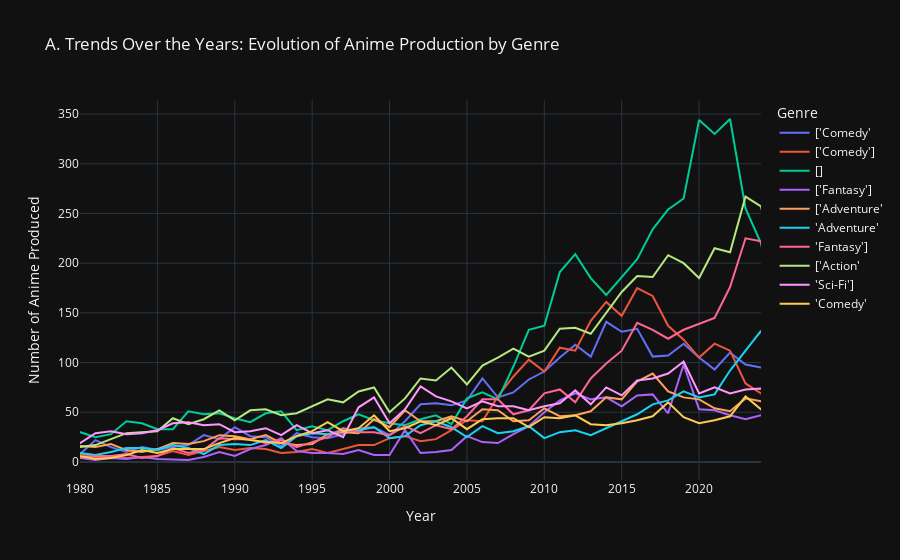

The cell this chart's notebook holds for it:
### Code cell
# 1. CLEANING THE YEARS
# Ensure start_year is numeric and remove missing values
anime_clean = anime_clean.dropna(subset=['start_year'])
anime_clean['start_year'] = anime_clean['start_year'].astype(int)

# 2. EXPLODING THE GENRES
# Convert "Action, Comedy" string into a list ['Action', 'Comedy'], then explode into rows
# Note: Adjust the column name 'genres' if your dataset uses 'genre'
anime_exploded = anime_clean.assign(genres=anime_clean['genres'].str.split(', ')).explode('genres')

# 3. FILTERING (CRITICAL STEP)
# There are too many genres to plot them all. Let's keep only the Top 10 most popular.
top_genres = anime_exploded['genres'].value_counts().head(10).index
filtered_data = anime_exploded[anime_exploded['genres'].isin(top_genres)]

# 4. AGGREGATION (The GroupBy Step)
# We group by Year and Genre to get the count
genre_trends = filtered_data.groupby(['start_year', 'genres']).size().reset_index(name='count')

# OPTIONAL: Get Average Score instead of Count
genre_scores = filtered_data.groupby(['start_year', 'genres'])['score'].mean().reset_index(name='avg_score')
# Create an interactive Line Chart

fig_volume = px.line(
    genre_trends,
    x='start_year',
    y='count',
    color='genres',
    title='A. Trends Over the Years: Evolution of Anime Production by Genre',
    labels={'start_year': 'Year', 'count': 'Number of Anime Produced', 'genres': 'Genre'},
    template="plotly_dark" # Optional: Looks good for anime themes
)

# Refine the layout to handle the x-axis range better
fig_volume.update_xaxes(range=[1980, 2024]) # Focus on the modern era
fig_volume.show()


#TODO REMOVE ALL THE BLANK LINES (e.g. [])

### Figure 1 — Plotly figure (JSON) as saved in the notebook; plotly's stock layout.template omitted (floating-point values rounded to 4 significant figures)
{"data": [{"hovertemplate": "Genre=['Comedy'<br>Year=%{x}<br>Number of Anime Produced=%{y}<extra></extra>", "legendgroup": "['Comedy'", "line": {"color": "#636efa", "dash": "solid"}, "marker": {"symbol": "circle"}, "mode": "lines", "name": "['Comedy'", "orientation": "v", "showlegend": true, "type": "scatter", "x": [1917, 1928, 1930, 1933, 1935, 1936, 1940, 1954, 1958, 1963, 1965, 1966, 1967, 1968, 1969, 1970, 1971, 1972, 1973, 1974, 1975, 1976, 1977, 1978, 1979, 1980, 1981, 1982, 1983, 1984, 1985, 1986, 1987, 1988, 1989, 1990, 1991, 1992, 1993, 1994, 1995, 1996, 1997, 1998, 1999, 2000, 2001, 2002, 2003, 2004, 2005, 2006, 2007, 2008, 2009, 2010, 2011, 2012, 2013, 2014, 2015, 2016, 2017, 2018, 2019, 2020, 2021, 2022, 2023, 2024, 2025, 2026], "xaxis": "x", "y": [1, 2, 1, 1, 1, 2, 1, 1, 1, 1, 2, 3, 3, 2, 4, 4, 3, 1, 3, 4, 1, 2, 1, 1, 3, 8, 22, 15, 10, 15, 12, 15, 17, 27, 23, 35, 26, 25, 16, 29, 25, 24, 28, 34, 35, 27, 41, 58, 59, 57, 62, 84, 65, 70, 83, 91, 105, 118, 106, 141, 131, 134, 106, 107, 119, 105, 93, 110, 98, 95, 91, 27], "yaxis": "y"}, {"hovertemplate": "Genre=['Comedy']<br>Year=%{x}<br>Number of Anime Produced=%{y}<extra></extra>", "legendgroup": "['Comedy']", "line": {"color": "#EF553B", "dash": "solid"}, "marker": {"symbol": "circle"}, "mode": "lines", "name": "['Comedy']", "orientation": "v", "showlegend": true, "type": "scatter", "x": [1917, 1918, 1924, 1926, 1927, 1929, 1931, 1932, 1934, 1935, 1936, 1941, 1942, 1943, 1944, 1948, 1953, 1954, 1955, 1957, 1958, 1959, 1961, 1965, 1966, 1967, 1968, 1969, 1970, 1971, 1972, 1973, 1974, 1975, 1976, 1977, 1978, 1980, 1981, 1982, 1983, 1984, 1985, 1986, 1987, 1988, 1989, 1990, 1991, 1992, 1993, 1994, 1995, 1996, 1997, 1998, 1999, 2000, 2001, 2002, 2003, 2004, 2005, 2006, 2007, 2008, 2009, 2010, 2011, 2012, 2013, 2014, 2015, 2016, 2017, 2018, 2019, 2020, 2021, 2022, 2023, 2024, 2025, 2026], "xaxis": "x", "y": [11, 1, 1, 2, 1, 1, 3, 2, 2, 1, 2, 2, 1, 1, 1, 2, 1, 1, 1, 2, 1, 1, 1, 3, 4, 4, 5, 2, 4, 3, 2, 2, 4, 2, 1, 3, 2, 8, 5, 5, 4, 5, 6, 11, 7, 11, 15, 12, 14, 13, 9, 10, 13, 9, 13, 17, 17, 24, 26, 21, 23, 32, 42, 41, 66, 86, 103, 91, 115, 112, 142, 161, 147, 175, 167, 137, 123, 105, 119, 112, 79, 69, 57, 2], "yaxis": "y"}, {"hovertemplate": "Genre=[]<br>Year=%{x}<br>Number of Anime Produced=%{y}<extra></extra>", "legendgroup": "[]", "line": {"color": "#00cc96", "dash": "solid"}, "marker": {"symbol": "circle"}, "mode": "lines", "name": "[]", "orientation": "v", "showlegend": true, "type": "scatter", "x": [1917, 1918, 1922, 1923, 1924, 1925, 1926, 1927, 1928, 1929, 1930, 1931, 1932, 1933, 1934, 1935, 1936, 1937, 1938, 1941, 1942, 1943, 1946, 1947, 1948, 1949, 1950, 1951, 1952, 1953, 1954, 1955, 1956, 1957, 1958, 1959, 1960, 1961, 1962, 1963, 1964, 1965, 1966, 1967, 1968, 1969, 1970, 1971, 1972, 1973, 1974, 1975, 1976, 1977, 1978, 1979, 1980, 1981, 1982, 1983, 1984, 1985, 1986, 1987, 1988, 1989, 1990, 1991, 1992, 1993, 1994, 1995, 1996, 1997, 1998, 1999, 2000, 2001, 2002, 2003, 2004, 2005, 2006, 2007, 2008, 2009, 2010, 2011, 2012, 2013, 2014, 2015, 2016, 2017, 2018, 2019, 2020, 2021, 2022, 2023, 2024, 2025, 2026, 2027], "xaxis": "x", "y": [2, 4, 1, 1, 3, 4, 2, 1, 4, 3, 3, 8, 5, 3, 4, 6, 2, 1, 2, 1, 2, 2, 1, 3, 2, 1, 2, 2, 2, 3, 3, 5, 11, 6, 19, 21, 13, 24, 23, 18, 25, 22, 16, 12, 19, 16, 18, 13, 18, 16, 19, 16, 21, 21, 25, 22, 30, 25, 28, 41, 39, 33, 33, 51, 48, 49, 44, 40, 49, 51, 32, 36, 32, 41, 48, 42, 39, 37, 43, 47, 38, 64, 70, 63, 96, 133, 137, 191, 209, 185, 168, 186, 204, 234, 254, 265, 344, 330, 345, 255, 220, 149, 10, 2], "yaxis": "y"}, {"hovertemplate": "Genre=['Fantasy']<br>Year=%{x}<br>Number of Anime Produced=%{y}<extra></extra>", "legendgroup": "['Fantasy']", "line": {"color": "#ab63fa", "dash": "solid"}, "marker": {"symbol": "circle"}, "mode": "lines", "name": "['Fantasy']", "orientation": "v", "showlegend": true, "type": "scatter", "x": [1918, 1924, 1925, 1926, 1927, 1928, 1931, 1933, 1934, 1935, 1936, 1939, 1940, 1942, 1946, 1949, 1952, 1954, 1955, 1956, 1958, 1959, 1960, 1961, 1962, 1963, 1964, 1966, 1967, 1968, 1972, 1973, 1974, 1975, 1976, 1977, 1978, 1979, 1980, 1981, 1982, 1983, 1984, 1985, 1987, 1988, 1989, 1990, 1991, 1992, 1993, 1994, 1995, 1996, 1997, 1998, 1999, 2000, 2001, 2002, 2003, 2004, 2005, 2006, 2007, 2008, 2009, 2010, 2011, 2012, 2013, 2014, 2015, 2016, 2017, 2018, 2019, 2020, 2021, 2022, 2023, 2024, 2025, 2026], "xaxis": "x", "y": [1, 1, 2, 1, 1, 1, 4, 1, 3, 1, 1, 1, 1, 1, 2, 1, 1, 1, 1, 1, 2, 1, 4, 1, 1, 1, 2, 3, 1, 2, 4, 2, 3, 1, 2, 2, 2, 2, 4, 2, 4, 3, 5, 3, 2, 5, 10, 6, 13, 17, 24, 11, 9, 9, 8, 12, 7, 7, 32, 9, 10, 12, 26, 20, 19, 28, 36, 50, 62, 69, 63, 65, 56, 67, 68, 49, 98, 53, 52, 47, 43, 47, 45, 7], "yaxis": "y"}, {"hovertemplate": "Genre=['Adventure'<br>Year=%{x}<br>Number of Anime Produced=%{y}<extra></extra>", "legendgroup": "['Adventure'", "line": {"color": "#FFA15A", "dash": "solid"}, "marker": {"symbol": "circle"}, "mode": "lines", "name": "['Adventure'", "orientation": "v", "showlegend": true, "type": "scatter", "x": [1926, 1931, 1933, 1934, 1936, 1958, 1959, 1963, 1964, 1965, 1966, 1967, 1968, 1969, 1970, 1971, 1972, 1973, 1974, 1975, 1976, 1977, 1978, 1979, 1980, 1981, 1982, 1983, 1984, 1985, 1986, 1987, 1988, 1989, 1990, 1991, 1992, 1993, 1994, 1995, 1996, 1997, 1998, 1999, 2000, 2001, 2002, 2003, 2004, 2005, 2006, 2007, 2008, 2009, 2010, 2011, 2012, 2013, 2014, 2015, 2016, 2017, 2018, 2019, 2020, 2021, 2022, 2023, 2024, 2025, 2026], "xaxis": "x", "y": [1, 2, 2, 1, 1, 1, 1, 2, 1, 2, 1, 7, 2, 5, 3, 2, 6, 4, 6, 6, 9, 7, 9, 15, 16, 15, 18, 12, 10, 13, 19, 18, 21, 27, 26, 23, 27, 19, 17, 18, 28, 30, 29, 43, 35, 52, 41, 41, 46, 41, 53, 52, 41, 42, 54, 46, 47, 51, 65, 63, 81, 89, 71, 65, 63, 54, 51, 64, 61, 46, 11], "yaxis": "y"}, {"hovertemplate": "Genre='Adventure'<br>Year=%{x}<br>Number of Anime Produced=%{y}<extra></extra>", "legendgroup": "'Adventure'", "line": {"color": "#19d3f3", "dash": "solid"}, "marker": {"symbol": "circle"}, "mode": "lines", "name": "'Adventure'", "orientation": "v", "showlegend": true, "type": "scatter", "x": [1929, 1941, 1952, 1962, 1963, 1964, 1965, 1966, 1967, 1968, 1969, 1971, 1972, 1973, 1974, 1975, 1976, 1977, 1978, 1979, 1980, 1981, 1982, 1983, 1984, 1985, 1986, 1987, 1988, 1989, 1990, 1991, 1992, 1993, 1994, 1995, 1996, 1997, 1998, 1999, 2000, 2001, 2002, 2003, 2004, 2005, 2006, 2007, 2008, 2009, 2010, 2011, 2012, 2013, 2014, 2015, 2016, 2017, 2018, 2019, 2020, 2021, 2022, 2023, 2024, 2025, 2026, 2027], "xaxis": "x", "y": [1, 1, 1, 1, 2, 1, 5, 3, 1, 3, 3, 2, 1, 3, 4, 3, 2, 4, 13, 10, 9, 7, 10, 14, 14, 12, 17, 14, 8, 17, 18, 17, 22, 14, 26, 29, 28, 32, 32, 35, 24, 26, 37, 41, 35, 25, 36, 29, 31, 36, 24, 30, 32, 27, 34, 41, 48, 58, 62, 71, 65, 68, 92, 112, 132, 88, 18, 1], "yaxis": "y"}, {"hovertemplate": "Genre='Fantasy']<br>Year=%{x}<br>Number of Anime Produced=%{y}<extra></extra>", "legendgroup": "'Fantasy']", "line": {"color": "#FF6692", "dash": "solid"}, "marker": {"symbol": "circle"}, "mode": "lines", "name": "'Fantasy']", "orientation": "v", "showlegend": true, "type": "scatter", "x": [1929, 1936, 1941, 1954, 1959, 1962, 1963, 1964, 1965, 1966, 1967, 1968, 1969, 1970, 1971, 1972, 1973, 1974, 1976, 1977, 1978, 1979, 1980, 1981, 1982, 1983, 1984, 1985, 1986, 1987, 1988, 1989, 1990, 1991, 1992, 1993, 1994, 1995, 1996, 1997, 1998, 1999, 2000, 2001, 2002, 2003, 2004, 2005, 2006, 2007, 2008, 2009, 2010, 2011, 2012, 2013, 2014, 2015, 2016, 2017, 2018, 2019, 2020, 2021, 2022, 2023, 2024, 2025, 2026, 2027], "xaxis": "x", "y": [1, 3, 1, 1, 1, 1, 2, 1, 1, 1, 3, 1, 6, 2, 2, 3, 3, 4, 3, 1, 4, 5, 4, 6, 6, 8, 4, 6, 14, 9, 12, 24, 23, 23, 19, 22, 15, 20, 25, 34, 30, 30, 27, 36, 29, 37, 33, 46, 63, 63, 48, 52, 69, 73, 60, 84, 99, 112, 140, 133, 124, 133, 139, 145, 176, 225, 222, 150, 25, 1], "yaxis": "y"}, {"hovertemplate": "Genre=['Action'<br>Year=%{x}<br>Number of Anime Produced=%{y}<extra></extra>", "legendgroup": "['Action'", "line": {"color": "#B6E880", "dash": "solid"}, "marker": {"symbol": "circle"}, "mode": "lines", "name": "['Action'", "orientation": "v", "showlegend": true, "type": "scatter", "x": [1929, 1933, 1936, 1937, 1938, 1939, 1941, 1952, 1962, 1963, 1964, 1965, 1966, 1967, 1968, 1969, 1971, 1972, 1973, 1974, 1975, 1976, 1977, 1978, 1979, 1980, 1981, 1982, 1983, 1984, 1985, 1986, 1987, 1988, 1989, 1990, 1991, 1992, 1993, 1994, 1995, 1996, 1997, 1998, 1999, 2000, 2001, 2002, 2003, 2004, 2005, 2006, 2007, 2008, 2009, 2010, 2011, 2012, 2013, 2014, 2015, 2016, 2017, 2018, 2019, 2020, 2021, 2022, 2023, 2024, 2025, 2026, 2027], "xaxis": "x", "y": [1, 2, 2, 1, 1, 1, 1, 1, 1, 3, 4, 8, 3, 5, 8, 8, 5, 7, 6, 6, 9, 13, 10, 17, 21, 15, 17, 23, 29, 30, 31, 44, 38, 43, 52, 42, 52, 53, 47, 49, 56, 63, 60, 71, 75, 50, 64, 84, 82, 95, 78, 97, 105, 114, 106, 112, 134, 135, 129, 150, 171, 187, 186, 208, 200, 185, 215, 211, 267, 257, 193, 47, 1], "yaxis": "y"}, {"hovertemplate": "Genre='Sci-Fi']<br>Year=%{x}<br>Number of Anime Produced=%{y}<extra></extra>", "legendgroup": "'Sci-Fi']", "line": {"color": "#FF97FF", "dash": "solid"}, "marker": {"symbol": "circle"}, "mode": "lines", "name": "'Sci-Fi']", "orientation": "v", "showlegend": true, "type": "scatter", "x": [1963, 1964, 1965, 1966, 1967, 1968, 1969, 1971, 1972, 1973, 1974, 1975, 1976, 1977, 1978, 1979, 1980, 1981, 1982, 1983, 1984, 1985, 1986, 1987, 1988, 1989, 1990, 1991, 1992, 1993, 1994, 1995, 1996, 1997, 1998, 1999, 2000, 2001, 2002, 2003, 2004, 2005, 2006, 2007, 2008, 2009, 2010, 2011, 2012, 2013, 2014, 2015, 2016, 2017, 2018, 2019, 2020, 2021, 2022, 2023, 2024, 2025, 2026], "xaxis": "x", "y": [3, 3, 9, 4, 5, 4, 2, 2, 4, 5, 8, 7, 12, 11, 16, 24, 19, 29, 31, 28, 29, 32, 39, 40, 37, 38, 30, 31, 34, 27, 37, 29, 32, 25, 55, 65, 39, 53, 76, 66, 61, 54, 61, 56, 56, 52, 56, 59, 72, 58, 75, 67, 82, 84, 89, 101, 69, 75, 69, 73, 74, 62, 17], "yaxis": "y"}, {"hovertemplate": "Genre='Comedy'<br>Year=%{x}<br>Number of Anime Produced=%{y}<extra></extra>", "legendgroup": "'Comedy'", "line": {"color": "#FECB52", "dash": "solid"}, "marker": {"symbol": "circle"}, "mode": "lines", "name": "'Comedy'", "orientation": "v", "showlegend": true, "type": "scatter", "x": [1964, 1965, 1968, 1970, 1971, 1973, 1974, 1976, 1977, 1978, 1979, 1980, 1981, 1982, 1983, 1984, 1985, 1986, 1987, 1988, 1989, 1990, 1991, 1992, 1993, 1994, 1995, 1996, 1997, 1998, 1999, 2000, 2001, 2002, 2003, 2004, 2005, 2006, 2007, 2008, 2009, 2010, 2011, 2012, 2013, 2014, 2015, 2016, 2017, 2018, 2019, 2020, 2021, 2022, 2023, 2024, 2025, 2026], "xaxis": "x", "y": [2, 4, 2, 1, 1, 1, 1, 1, 2, 2, 6, 6, 3, 4, 7, 12, 9, 13, 13, 13, 19, 24, 22, 20, 19, 26, 31, 40, 31, 34, 47, 31, 34, 41, 37, 44, 33, 43, 44, 44, 35, 45, 44, 47, 38, 37, 39, 42, 46, 60, 45, 39, 42, 46, 66, 53, 45, 6], "yaxis": "y"}], "layout": {"legend": {"title": {"text": "Genre"}, "tracegroupgap": 0}, "title": {"text": "A. Trends Over the Years: Evolution of Anime Production by Genre"}, "xaxis": {"anchor": "y", "domain": [0, 1], "range": [1980, 2024], "title": {"text": "Year"}}, "yaxis": {"anchor": "x", "domain": [0, 1], "title": {"text": "Number of Anime Produced"}}}}
